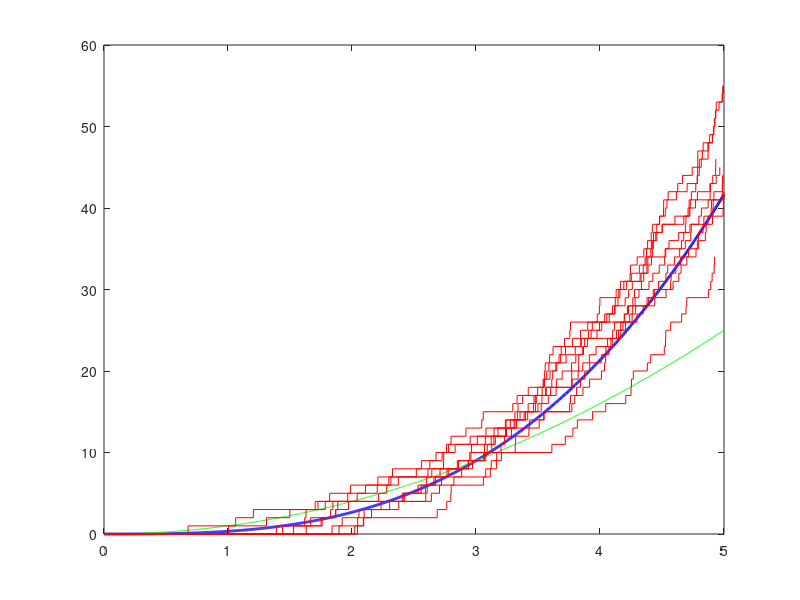

Write MATLAB code to recreate this figure.
hold off
clear all

t=0;
I=0;
T = 5;
lambda = T^2;
S = [];
t1 = linspace(0,T,1000);
plot(t1,(1/3)*t1.^3, 'b', 'LineWidth', 2)
hold on
plot(t1, t1.^2, 'g')

for i=1:10
    t=0;
I=0;
T = 5;
lambda = T^2;
S = [];
while 1
    u1 = rand();
    t = t - (1/lambda) * log(u1);
    if t>T
        break
    end
    u2 = rand();
    if (u2<=(t^2/lambda))
        I = I+1;
        S(I) = t;
    end
end
stairs([0 S], 0:I, 'r')
hold on
end
